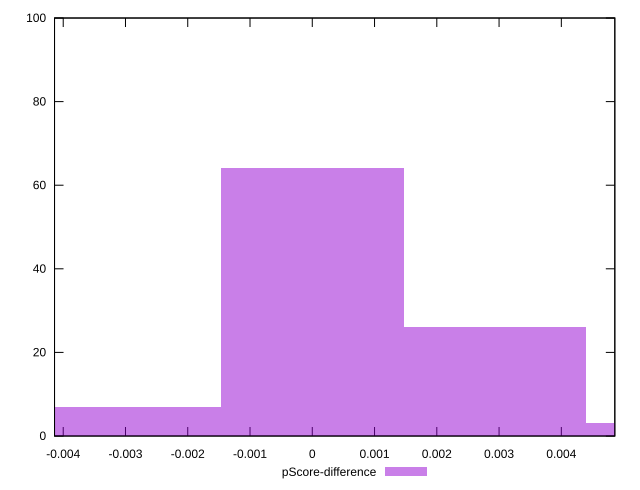

gnuplot code for this plot:
reset

$pScoreDifference <<EOF
0 64
-0.002933997575393716 7
0.005867995150787432 3
0.002933997575393716 26
EOF

set key outside below
set boxwidth 0.002933997575393716
set xrange [-0.0041395158563262355:0.004859152126749644]
set yrange [0:100]
set trange [0:100]
set style fill transparent solid 0.5 noborder
set terminal svg size 640, 490 enhanced background rgb 'white'
set output "reports/report_00027_2021-02-24T12-40-31.850Z/largest-contentful-paint/samples/astro/pScore-difference/histogram.svg"

plot $pScoreDifference title "pScore-difference" with boxes

reset
